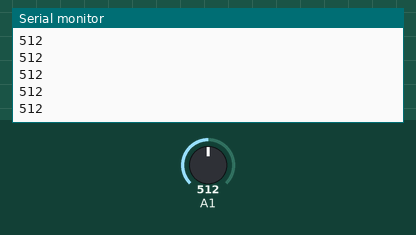
Recording of a sketch running on a simulated Arduino Uno, built with avr-gcc and run on an emulated ATmega328P. On the bench: the last lines printed to the serial monitor. The test bench sets the inputs (shaded band); at power-on: A1 = 512.

Above: at 1.2 s.
1.3 s: A1 set to 716
At 1.9 s:
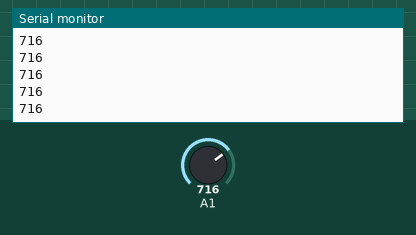
2.8 s: A1 set to 900
At 3.4 s:
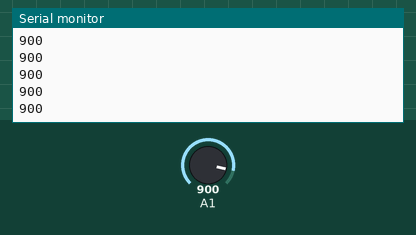
Timing chart, 0 to 5.8 s (numbered marks = the images above; inputs shaded):
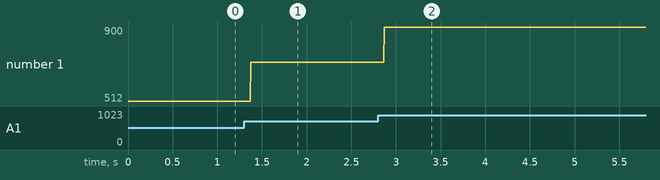

Measured:
- after the input at 1.3 s, the serial monitor: prints a new line after 0.07 s (image 1)
- after the input at 2.8 s, the serial monitor: prints a new line after 0.07 s (image 2)
- plotted number 1: 512 → 716 after the input at 1.3 s, 716 → 900 after the input at 2.8 s

The sketch:

ReadingAnalogSignal.ino
```cpp
int iR;

void setup() {
 Serial.begin(9600);

}

void loop() {
  iR=analogRead(A1);
  Serial.println(iR);
  Serial.print('\n');

}
```
